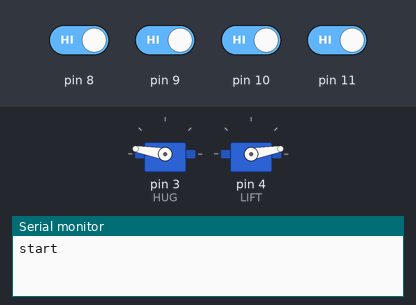
Recording of a sketch running on a simulated Arduino Uno, built with avr-gcc and run on an emulated ATmega328P. Parts: 2 × servo, the last lines printed to the serial monitor. The inputs (shaded band) are chosen by the test bench; at power-on: pin 8–11 HIGH.

Above: at 4.8 s.
4.9 s: pin 8 driven LOW
At 6.2 s:
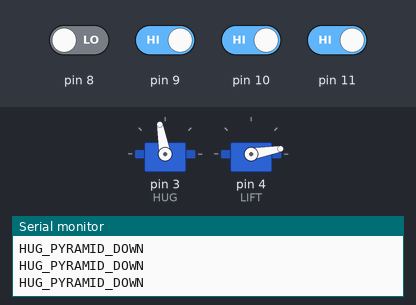
6.5 s: pin 9 driven LOW
At 7.6 s:
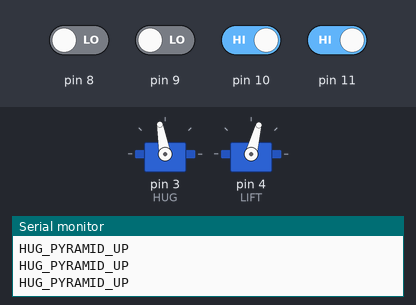
8.0 s: pin 11 driven LOW
At 8.9 s:
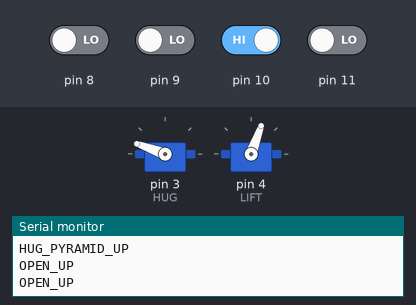
9.5 s: pin 10 driven LOW
At 10.2 s:
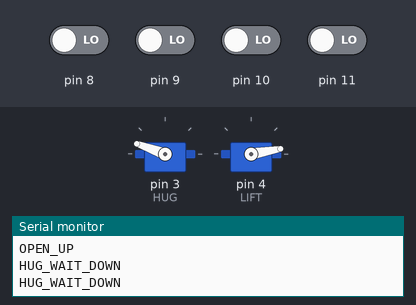
11.5 s: pin 8 driven HIGH
At 11.9 s:
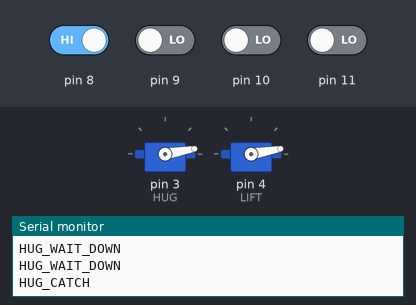
13.0 s: pin 8 driven LOW and pin 9 driven HIGH
At 14.4 s:
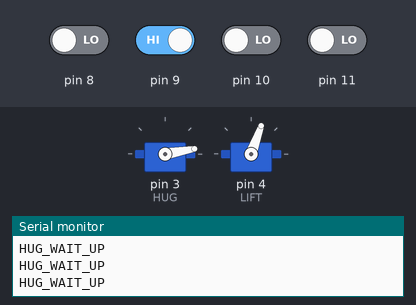
Timing chart, 0 to 15.5 s (numbered marks = the images above; inputs shaded):
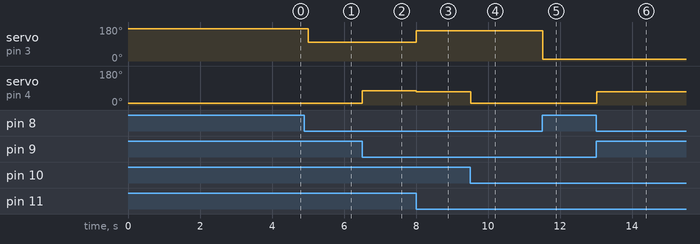

Measured:
- after the input at 4.9 s, servo on pin 3 (HUG): 170° → 100° after 0.11 s
- after the input at 6.5 s, servo on pin 4 (LIFT): 10° → 75° at once
- after the input at 8.0 s, servo on pin 3 (HUG): 100° → 160° at once; servo on pin 4 (LIFT): 75° → 70° at once
- after the input at 9.5 s, servo on pin 4 (LIFT): 70° → 10° at once
- after the input at 11.5 s, servo on pin 3 (HUG): 160° → 10° at once
- after the input at 13.0 s, servo on pin 4 (LIFT): 10° → 70° at once

The sketch:

forHug_20250421.ino
```cpp
#include <Servo.h>

int PortD0 = LOW;
int PortD1 = LOW;
int PortD2 = LOW;
int PortD3 = LOW;

Servo HUG;
Servo LIFT;

void RX2Arduino(void){

  // RXからの命令読み取り
  delay(1);
  PortD0 = digitalRead(8);
  PortD1 = digitalRead(9);
  PortD2 = digitalRead(10);
  PortD3 = digitalRead(11);

  //たわみには気をつけよう
  //待機状態（開いて下へ）
  if(PortD0 == LOW && PortD1 == LOW && PortD2 == LOW && PortD3 == LOW){
    Serial.println("HUG_WAIT_DOWN");
    //HUG.write(150);//open元の値
    HUG.write(160);
    LIFT.write(10);//down
  }

  //つかむ動作（閉まる動作）
  else if(PortD0 == HIGH && PortD1 == LOW && PortD2 == LOW && PortD3 == LOW){
    Serial.println("HUG_CATCH");
    HUG.write(10);//close
    LIFT.write(10);//down
  }

  //あげる動作（閉じて上）
  else if(PortD0 == LOW && PortD1 == HIGH && PortD2 == LOW && PortD3 == LOW){
    Serial.println("HUG_WAIT_UP");
     HUG.write(10);//close
     LIFT.write(70);//up 68
  }

  //はなす動作（上で開く）
  else if(PortD0 == LOW && PortD1 == LOW && PortD2 == HIGH && PortD3 == LOW){
    Serial.println("OPEN_UP");
    HUG.write(160);//open
    //HUG.write(150);//元の値
    LIFT.write(70);//up 68
  }

  //スタートポジ（MAXまで開く．競技台に入る）
  else if(PortD0 == LOW && PortD1 == LOW && PortD2 == LOW && PortD3 == HIGH){
    Serial.println("HUG_START_POSI");
    HUG.write(170); //元の値．open
    //→168くらいでもいいかな
    //HUG.write(150); //open
    //LIFT.write(20);//down
    LIFT.write(10);//down元の値
  }

  //ピラミッド前の状態(真上で三角形を作る)
  if(PortD0 == LOW && PortD1 == LOW && PortD2 == HIGH && PortD3 == HIGH){
    Serial.println("HUG_PYRAMID_UP");
    HUG.write(100); //80
    LIFT.write(75);
  }

  //ピラミッド回収時の状態(三角形のまま下す)
  if(PortD0 == LOW && PortD1 == HIGH && PortD2 == HIGH && PortD3 == HIGH){
    Serial.println("HUG_PYRAMID_DOWN");
    HUG.write(100); //80
    LIFT.write(10);
  }

  //ブルドーザー
  if(PortD0 == LOW && PortD1 == HIGH && PortD2 == LOW && PortD3 == HIGH){
    Serial.println("HUG_BULLDOZE");
    HUG.write(120);
    LIFT.write(10);
  }

  delay(500);
}

void setup() {

  Serial.begin(19200);

  pinMode(8, INPUT); // サーボ2 命令信号受信用_1桁目
  pinMode(9, INPUT); // サーボ1 命令信号受信用_2桁目
  pinMode(10, INPUT); // サーボ1 命令信号受信用_1桁目
  pinMode(11, INPUT); // サーボ1 命令信号受信用_1桁目
  HUG.attach(3);//ピラミッド　Max缶用
  LIFT.attach(4);

}

void loop() {

  Serial.println("start");

  LIFT.write(10);
  HUG.write(170); //元の値．新しい保持機構だとこのままでは競技台にぶつかる
  //HUG.write(150);

  delay(3000);

  while(true){

    RX2Arduino();

  }
}
```
